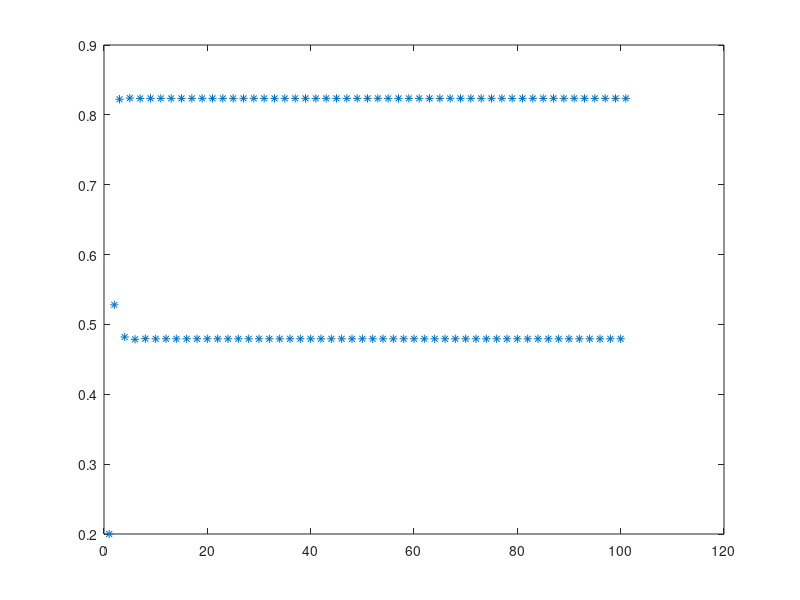

Write MATLAB code to recreate this figure.
% Jonathan Kosir
% Homework for ECE 302 Matlab and its engineering applications
% Problem 7.6
% 1/5/18
% Quick pop growth model
%-------------------------------------------------------------------------
 % Variables first r and y(0) 
y(1) = .2;
 r = 3.3;
 k = 1:100;
 
 for k = 1:length(k)
     y(k+1) = r*y(k)*(1 - y(k)); 
 end
 plot(y,'*');
